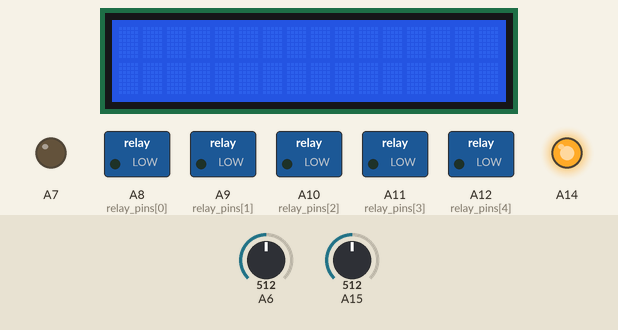
The sketch below on a simulated Arduino Mega 2560, built with avr-gcc and run on an emulated ATmega2560. On the bench: 16×2 character LCD, switched loads named in the sketch (green lamp = pin HIGH), output pins drawn as LEDs (lit = HIGH). The inputs (shaded band) are chosen by the test bench; at power-on: A6 = 512, A15 = 512.

Above: at 1.2 s.
1.3 s: A6 set to 67
At 8.9 s:
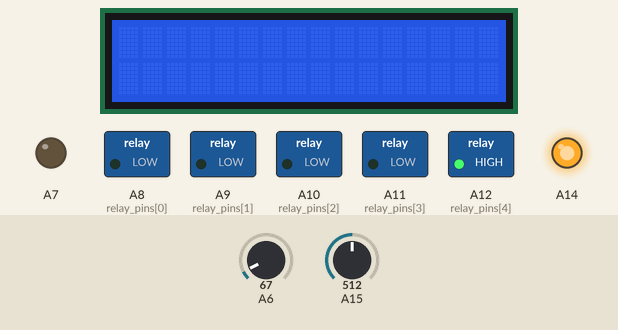
9.0 s: A6 set to 56
At 11.3 s:
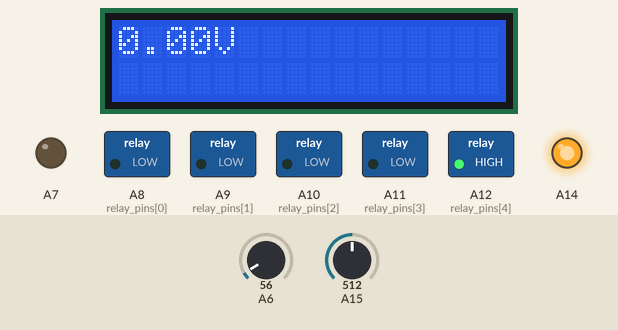
14.5 s: A6 set to 122
At 15.5 s:
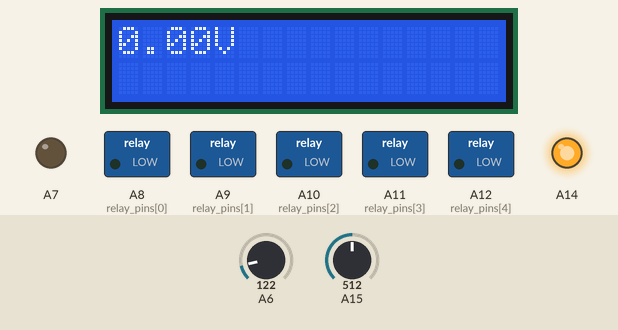
Timing chart, 0 to 33.5 s (numbered marks = the images above; inputs shaded):
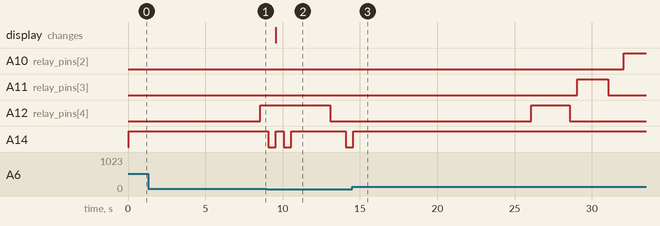

The sketch:

voltmeter.ino
```cpp
#include <LiquidCrystal.h>

LiquidCrystal lcd(2, 12, 3, 0, 5, 1);

const int relay_pins[] = {A8, A9, A10, A11, A12};
const int relays = 5;
const int delay_value = 500;

void setup() {

  for (int i = 0; i < relays; i++) {
    pinMode(relay_pins[i], OUTPUT);
    digitalWrite(relay_pins[i], LOW);
  }

  pinMode(A14, OUTPUT);
  pinMode(A7, OUTPUT);

  lcd.begin(16, 2);
  lcd.setCursor(0, 0);

digitalWrite(A14, HIGH);

}

void loop() {

  delay(delay_value);

  double voltage = read_voltage(A15);

  if (voltage < 2.5) {
    for (int i = 5; 2.5 > read_voltage(A15); i--) {
      activate_relay(i);
      delay(delay_value);
    }
    double scaled_voltage = voltage * pow(2, relays);
    print_voltage(scaled_voltage);
  }
  else {
	delay(delay_value);
	activate_all_relays();
  }
}

double read_voltage(int pin) {

  float sensor_voltage = analogRead(A6) * (5.0 / 1023.0);

  //the circuit will not close and no measurement will be made
	//if the voltage is not safe
	if(sensor_voltage < 0.294){
	digitalWrite(A14, LOW);
	delay(delay_value);
	  int sensor_value = analogRead(pin);
	digitalWrite(A14, HIGH);
	  float voltage = sensor_value * (5.0 / 1023.0);
	  return voltage;
	}
	else{
  //if a dangerous voltage is detected
	//all resistors are connected to reduce it
	activate_all_relays();
	}
}

void print_voltage(float voltage) {
  lcd.setCursor(0, 0);
  lcd.clear();
  lcd.print(voltage);
  lcd.print("V");
}

void activate_relay(int relay_index) {
  digitalWrite(relay_pins[relay_index], HIGH);
}

void activate_all_relays() {
  for (int i = 0; i < relays; i++) {
    digitalWrite(relay_pins[i], LOW);
	delay(delay_value);
  }
}
```

Measured:
- the behaviour switches between 61 and 60 on A6 (found by bisection; images 1 and 2)
- after the input at 9.0 s, A11 (relay_pins[3]): stays LOW (without the input it goes to HIGH after 2.6 s); A12 (relay_pins[4]): HIGH → LOW after 4.1 s instead of 2.1 s; A14: goes LOW 0.50 s, HIGH 0.50 s, LOW 0.50 s, HIGH 3.5 s, then LOW, starting after 0.06 s; the display: changes after 0.57 s (image 2)
- after the input at 14.5 s, A10 (relay_pins[2]): LOW → HIGH after 17.6 s; A11 (relay_pins[3]): LOW → HIGH after 14.6 s, → LOW 2.0 s later; A12 (relay_pins[4]): LOW → HIGH after 11.6 s, → LOW 2.5 s later; A14: goes on until 14.6 s, then stays HIGH
